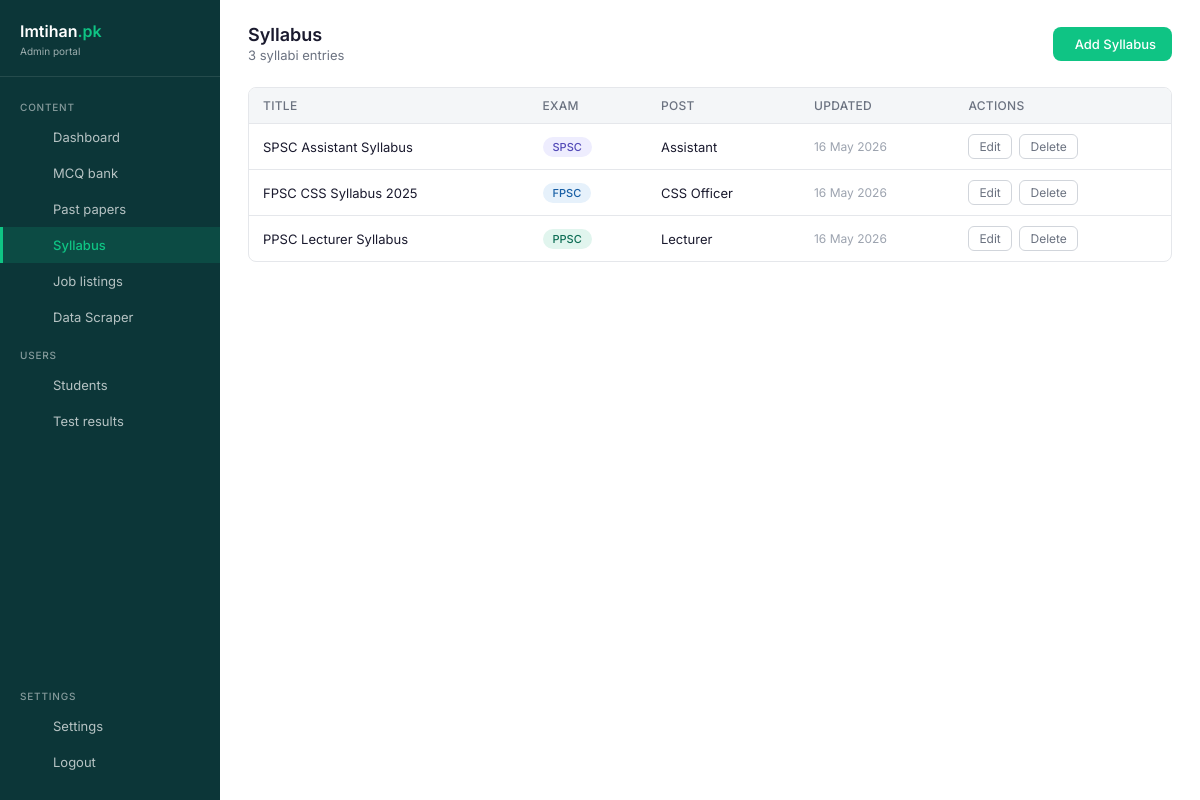
Screenshot of /dashboard/syllabus/ (signed in) with the database file from the repository.
### core/models.py (models this page shows, shortened)
class Syllabus(models.Model):
    title = models.CharField(max_length=300)
    exam = models.ForeignKey(Exam, on_delete=models.CASCADE, related_name='syllabi')
    post_name = models.CharField(max_length=200, blank=True, default='')
    content = models.TextField(help_text='Syllabus content in markdown or plain text')
    pdf_file = models.FileField(upload_to='syllabus/', blank=True, null=True)
    created_at = models.DateTimeField(auto_now_add=True)
    updated_at = models.DateTimeField(auto_now=True)
    class Meta:
        ordering = ['-created_at']
        verbose_name_plural = 'Syllabi'

class Exam(models.Model):
    name = models.CharField(max_length=100, unique=True)
    slug = models.SlugField(max_length=120, unique=True)
    badge_color = models.CharField(
        max_length=10, default='green',
        help_text='Badge color class: green, blue, amber, red'
    )
    created_at = models.DateTimeField(auto_now_add=True)
    updated_at = models.DateTimeField(auto_now=True)
    class Meta:
        ordering = ['name']

### core/dashboard_views.py (the view)
# urls.py: path('syllabus/', dashboard_views.dashboard_syllabus, name='dashboard_syllabus'),
@login_required(login_url='/dashboard/login/')
def dashboard_syllabus(request):
    syllabi = Syllabus.objects.select_related('exam').all()
    total_count = syllabi.count()
    paginator = Paginator(syllabi, 25)
    page = request.GET.get('page')
    try:
        syllabi_page = paginator.page(page)
    except PageNotAnInteger:
        syllabi_page = paginator.page(1)
    except EmptyPage:
        syllabi_page = paginator.page(paginator.num_pages)
    context = {
        'syllabi': syllabi_page,
        'active_page': 'syllabus',
        'total_count': total_count,
    }
    return render(request, 'dashboard/syllabus.html', context)

### templates/dashboard/syllabus.html (shortened to what this page needs)
{% extends "dashboard/base.html" %}
{% block content %}
<div class="top-bar">
  <div><div class="page-title">Syllabus</div><div class="page-subtitle">{{ total_count }} syllabi entries</div></div>
  <a href="{% url 'dashboard_syllabus_create' %}" class="btn-add"> Add Syllabus</a>
</div>
<div class="table-wrap">
  <table>
    <thead><tr><th>Title</th><th>Exam</th><th>Post</th><th>Updated</th><th>Actions</th></tr></thead>
    <tbody>
      {% for s in syllabi %}
      <tr>
        <td>{{ s.title|truncatechars:50 }}</td>
        <td><span class="badge badge-{{ s.exam.badge_color }}">{{ s.exam.name }}</span></td>
        <td>{{ s.post_name|default:"—" }}</td>
        <td style="font-size:12px;color:var(--color-text-tertiary)">{{ s.updated_at|date:"d M Y" }}</td>
        <td>
          <a href="{% url 'dashboard_syllabus_edit' s.id %}" class="action-btn">Edit</a>
          <button onclick="apiDelete('/api/syllabus/{{ s.id }}/')" class="action-btn danger">Delete</button>
        </td>
      </tr>
      {% empty %}
      <tr><td colspan="5" class="empty-state"><i class="ti ti-book-off"></i>No syllabi yet</td></tr>
      {% endfor %}
    </tbody>
  </table>
</div>
{% endblock %}

### templates/dashboard/base.html (style rules this page uses)
:root { --color-background-primary: #ffffff; --color-background-secondary: #f4f6f8; --color-text-primary: #1a1a2e; --color-text-secondary: #6b7280; --color-text-tertiary: #9ca3af; --color-border-tertiary: #e5e7eb; --color-border-secondary: #d1d5db; --border-radius-lg: 12px; --border-radius-md: 8px; --brand-green: #0FC484; --brand-green-dark: #0A8F60; --brand-green-bg: #E7F9F3; --theme-dark-bg: #0C3638; }
*, *::before, *::after { box-sizing: border-box; margin: 0; padding: 0; }
body { font-family: 'Inter', -apple-system, BlinkMacSystemFont, sans-serif; background: var(--color-background-secondary); color: var(--color-text-primary); min-height: 100vh; margin: 0; padding: 0; }
.top-bar { display: flex; justify-content: space-between; align-items: center; margin-bottom: 24px; }
.page-title { font-size: 18px; font-weight: 600; color: var(--color-text-primary); }
.page-subtitle { font-size: 13px; color: var(--color-text-secondary); margin-top: 2px; }
.btn-add { background: var(--brand-green); color: #fff; border: none; padding: 9px 16px; border-radius: var(--border-radius-md); font-size: 13px; font-weight: 500; cursor: pointer; display: inline-flex; align-items: center; gap: 6px; transition: background 0.15s ease, transform 0.1s ease; text-decoration: none; font-family: inherit; }
.table-wrap { border: 0.5px solid var(--color-border-tertiary); border-radius: var(--border-radius-md); overflow: hidden; margin-bottom: 24px; }
table { width: 100%; border-collapse: collapse; font-size: 13px; }
thead { background: var(--color-background-secondary); }
th { padding: 10px 14px; text-align: left; font-weight: 500; color: var(--color-text-secondary); font-size: 12px; border-bottom: 0.5px solid var(--color-border-tertiary); text-transform: uppercase; letter-spacing: 0.3px; }
td { padding: 10px 14px; color: var(--color-text-primary); border-bottom: 0.5px solid var(--color-border-tertiary); }
tr:last-child td { border-bottom: none; }
.badge { display: inline-block; font-size: 11px; padding: 3px 10px; border-radius: 12px; font-weight: 500; }
.badge-green { background: #E1F5EE; color: #0F6E56; }
.badge-blue { background: #E6F1FB; color: #185FA5; }
.badge-purple { background: #EEEDFE; color: #534AB7; }
.action-btn { background: none; border: 0.5px solid var(--color-border-secondary); border-radius: 6px; padding: 4px 10px; font-size: 12px; cursor: pointer; color: var(--color-text-secondary); margin-right: 4px; transition: all 0.15s ease; font-family: inherit; text-decoration: none; display: inline-block; }

### rows the page displays
Syllabus: title "SPSC Assistant Syllabus", exam.name "SPSC", post_name "Assistant", updated_at "16 May 2026"
Syllabus: title "FPSC CSS Syllabus 2025", exam.name "FPSC", post_name "CSS Officer", updated_at "16 May 2026"
Syllabus: title "PPSC Lecturer Syllabus", exam.name "PPSC", post_name "Lecturer", updated_at "16 May 2026"

### other values shown
{{ total_count }} "3"
